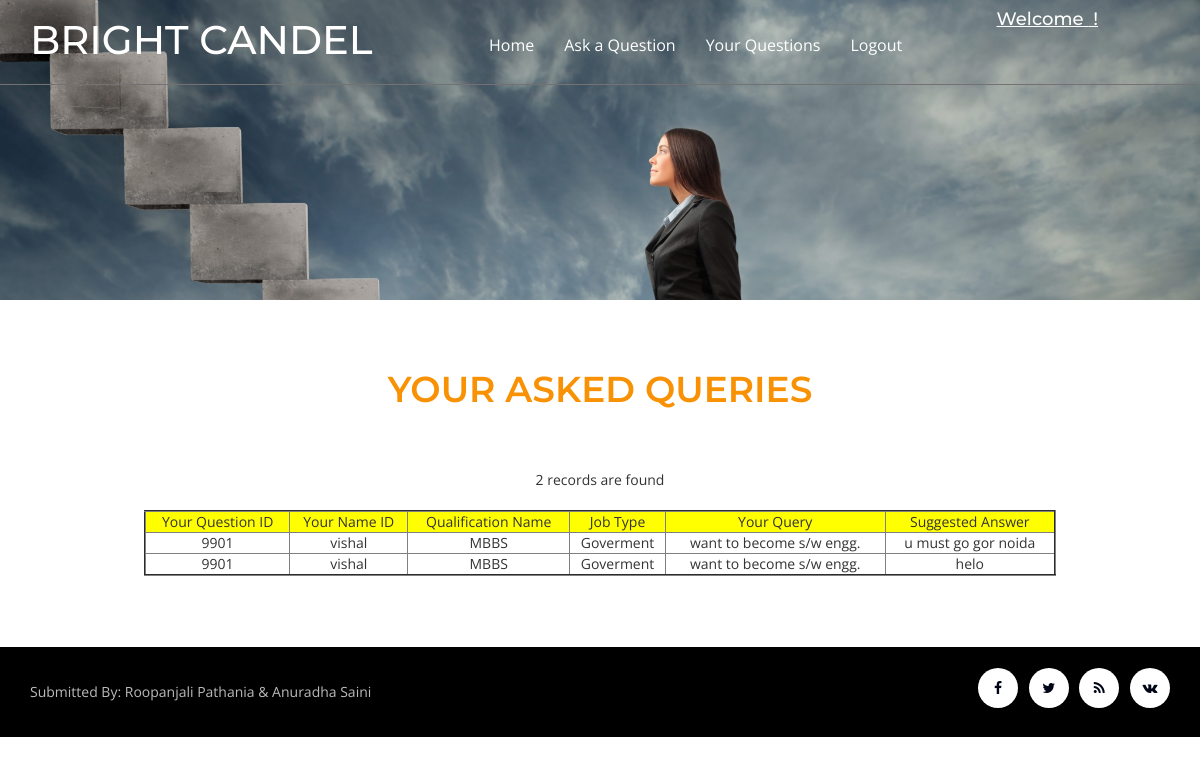
The app's page /useranswer.php?questionid=9901 (signed in) with its own data.
### tables this page shows
CREATE TABLE IF NOT EXISTS `answers` (
  `ansid` int(11) NOT NULL,
  `questionid` int(11) NOT NULL,
  `userid` int(11) NOT NULL,
  `fname` varchar(30) NOT NULL,
  `qualname` varchar(30) NOT NULL,
  `joname` varchar(30) NOT NULL,
  `userquestion` varchar(200) NOT NULL,
  `answer` varchar(200) NOT NULL
);

### useranswer.php (the view, shortened to what this page needs)
<!DOCTYPE html>
<html>
<head>
	<?php	require_once("headincludes.php");?>
</head>
<body>
	<div class="w3l-banner1">
		<?php	require_once("userheaderdummy.php");?>
	</div>
	<div class="agileits-con">
		<div class="contact-w3-agileits">
			<div class="container">
				<h2 class="w3ls_head">Your Asked Queries</h2>
				<?php
					$questionid=$_GET["questionid"];
					$query="select*from answers where questionid='$questionid'";
					$data=mysql_query($query);
					$num=mysql_num_rows($data);
					if($num==0)
					{
						echo "records are not found";
					}
					else
					{
					echo"<center>";
					echo"$num records are found";
					echo"<center>";
					echo"<center>";
					echo"<table border='2'width='80%'>
						<tr style='background-color:yellow; text-align:center;'>
						<td>Your Question ID</td>
						<td>Your Name ID</td>
						<td>Qualification Name</td>
						<td>Job Type</td>
						<td>Your Query </td>
						<td>Suggested Answer </td>
						</tr>";
						while($row=mysql_fetch_array($data))
							{
								extract($row);
								echo"<tr style='text-align:center;'>";
								echo"<td>$questionid</td>";
								echo"<td>$fname</td>";
								echo"<td>$qualname</td>";
								echo"<td>$joname</td>";
								echo"<td>$userquestion</td>";
								echo"<td>$answer</td>";
								echo"</tr>";
							}
							echo"</table></center>";
			}
		?>
			</div></div></div>
	<?php require_once("uafooter.php");?>
</body>
</html>

### css/style.css (style rules this page uses)
body { padding: 0; margin: 0; background: #FFF; font-family: 'Open Sans', sans-serif; }
h1, h2, h3, h4, h5, h6 { margin: 0; padding: 0; font-family: 'Montserrat', sans-serif; }
.w3l-banner1 { background: url(../images/banner2.jpg) no-repeat 0px 0px; background-size: cover; -webkit-background-size: cover; -moz-background-size: cover; -o-background-size: cover; -ms-background-size: cover; min-height: 300px; min-width: 100px; }
.agileits-gal, .agileits-abt, .agileits-ser, .agileits-con, .typo, .w3_wthree_agileits_icons { padding: 5em 0; }
.w3ls_head { text-align: center; color: #f99104; font-size: 36px; font-weight: 600; text-transform: uppercase; margin-bottom: 60px; }
.contact-w3-agileits { padding-top: 0px; }

### records on screen
answers: questionid "9901", fname "vishal", qualname "MBBS", joname "Goverment", userquestion "want to become s/w engg.", answer "u must go gor noida"
answers: questionid "9901", fname "vishal", qualname "MBBS", joname "Goverment", userquestion "want to become s/w engg.", answer "helo"

### other values on screen
$num "2"
